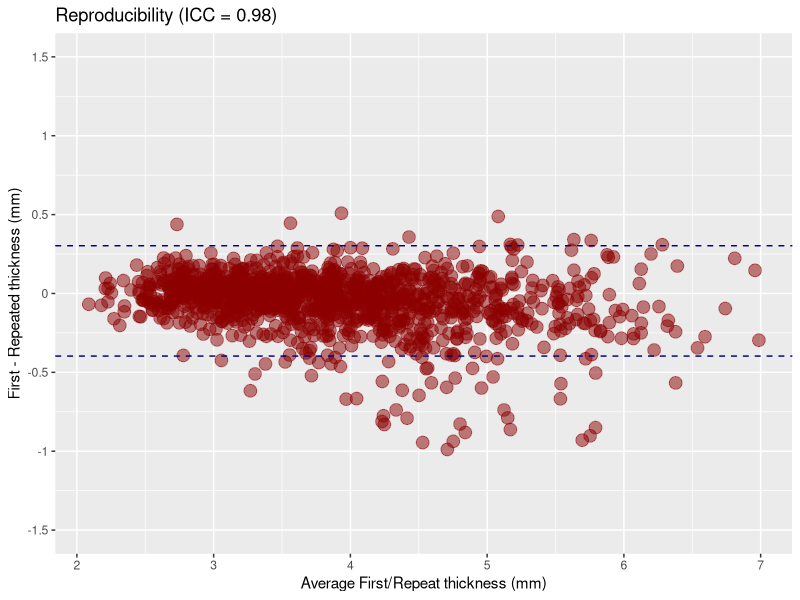

R code for this plot:
library( psych )
library( ggplot2 )

kirby <- read.csv( "../labelresultsK_pairwise.csv" )
oasis <- read.csv( "../labelresultsO_pairwise.csv" )

corticalLabels <- c( "L occipital", "R occipital",
                     "L cingulate", "R cingulate",
                     "L insula",    "R insula",
                     "L temporal pole",   "R temporal pole",
                     "L superior temporal", "R superior temporal",
                     "L infero temporal", "R infero temporal",
                     "L parahippocampal", "R parahippocampal",
                     "L frontal pole",    "R frontal pole",
                     "L superior frontal","R superior frontal",
                     "L middle frontal",  "R middle frontal",
                     "L inferior",        "R inferior",
                     "L orbital frontal", "R orbital frontal",
                     "L precentral",      "R precentral",
                     "L superior parietal", "R superior parietal",
                     "L inferior parietal", "R inferior parietal",
                     "L postcentral",       "R postcentral" )

#
# The repeat scan is listed at every other row, i.e.
#
#    subject 1, scan 1, ...
#    subject 1, scan 2, ...
#    subject 2, scan 1, ...
#    subject 2, scan 2, ...
#

subjectID <- paste0( "S", c( 1:( 0.5 * ( nrow( kirby ) + nrow( oasis ) ) ) ) )
subjectID <- rbind( subjectID, subjectID )

scanOrder <- rep( c( "First", "Repeat" ), 0.5 * ( nrow( kirby ) + nrow( oasis ) ) )

repeatabilityDataFrame <- data.frame( rbind( kirby, oasis ) )
repeatabilityDataFrame$ID <- as.factor( subjectID )
repeatabilityDataFrame$ScanOrder <- as.factor( scanOrder )
repeatabilityDataFrame$SEX <- as.factor( repeatabilityDataFrame$SEX )
repeatabilityDataFrame$SITE <- as.factor( repeatabilityDataFrame$SITE )


iccData <- data.frame( First = as.vector( data.matrix( repeatabilityDataFrame[which( repeatabilityDataFrame$ScanOrder == "First" ), 6:37] ) ),
                       Repeat = as.vector( data.matrix( repeatabilityDataFrame[which( repeatabilityDataFrame$ScanOrder == "Repeat" ), 6:37] ) ) )

iccResults <- ICC( iccData )

# > ICC( iccData)
# Call: ICC(x = iccData)
#
# Intraclass correlation coefficients
#                          type  ICC  F  df1  df2 p lower bound upper bound
# Single_raters_absolute   ICC1 0.95 40 1279 1280 0        0.95        0.96
# Single_random_raters     ICC2 0.95 41 1279 1279 0        0.94        0.96
# Single_fixed_raters      ICC3 0.95 41 1279 1279 0        0.95        0.96
# Average_raters_absolute ICC1k 0.98 40 1279 1280 0        0.97        0.98
# Average_random_raters   ICC2k 0.98 41 1279 1279 0        0.97        0.98
# Average_fixed_raters    ICC3k 0.98 41 1279 1279 0        0.97        0.98
#
#  Number of subjects = 1280     Number of Judges =  2
#
# > iccResults$summary
#               Df Sum Sq Mean Sq F value   Pr(>F)
# subs        1279 1534.0  1.1994   41.45  < 2e-16 ***
# ind            1    1.2  1.2388   42.81 8.71e-11 ***
# Residuals   1279   37.0  0.0289

iccData$Difference <- iccData$First - iccData$Repeat
iccData$Average <- 0.5 * ( iccData$First + iccData$Repeat )

upperLineIntercept <- mean( iccData$Difference ) + 1.96 * sd( iccData$Difference )
lowerLineIntercept <- mean( iccData$Difference ) - 1.96 * sd( iccData$Difference )

repeatabilityPlot <- ggplot( iccData, aes( x = Average, y = Difference ) ) +
                geom_point( colour = "darkred", size = 4, alpha = 0.5 ) +
                geom_hline( aes( yintercept = upperLineIntercept ), colour = "navyblue", linetype = "dashed" ) +
                geom_hline( aes( yintercept = lowerLineIntercept ), colour = "navyblue", linetype = "dashed" ) +
                scale_x_continuous( "Average First/Repeat thickness (mm)" ) +
                scale_y_continuous( "First - Repeated thickness (mm)", breaks = seq( -1.5, 1.5, by = 0.5 ), labels = seq( -1.5, 1.5, by = 0.5 ), limits = c( -1.5, 1.5 ) ) +
                ggtitle( paste0( "Reproducibility (ICC = ", round( iccResults$results[2,2], digits = 2 ), ")" ) )
ggsave( filename = paste( "../figs/reproducibilityBA.pdf", sep = "" ), plot = repeatabilityPlot, width = 8, height = 6, units = 'in' )

################################

repeatabilityError <- 100 * abs( repeatabilityDataFrame[which( repeatabilityDataFrame$ScanOrder == "First" ), 6:37] -
  repeatabilityDataFrame[which( repeatabilityDataFrame$ScanOrder == "Repeat" ), 6:37] ) /
  ( 0.5 * (  repeatabilityDataFrame[which( repeatabilityDataFrame$ScanOrder == "First" ), 6:37] +
    repeatabilityDataFrame[which( repeatabilityDataFrame$ScanOrder == "Repeat" ), 6:37] ) )
repeatabilityError2 <- abs( repeatabilityDataFrame[which( repeatabilityDataFrame$ScanOrder == "First" ), 6:37] -
  repeatabilityDataFrame[which( repeatabilityDataFrame$ScanOrder == "Repeat" ), 6:37] )

errorMeans <- c()
errorStds <- c()
errorMeans2 <- c()
errorStds2 <- c()

for( i in 1:32 )
  {
  errorMeans[i] <- mean( repeatabilityError[,i] )
  errorStds[i] <- sd( repeatabilityError[,i] )
  errorMeans2[i] <- mean( repeatabilityError2[,i] )
  errorStds2[i] <- sd( repeatabilityError2[,i] )
  }

for( i in 1:16 )
  {
  cat( corticalLabels[2 * i - 1], " & $",
    round( errorMeans2[2 * i - 1], digits = 2 ), " \\pm ", round( errorStds2[2 * i - 1], digits = 2 ), "$ & $",
    round( errorMeans2[2 * i], digits = 2 ), " \\pm ", round( errorStds2[2 * i], digits = 2 ), "$ & $",
    round( errorMeans[2 * i - 1], digits = 2 ), " \\pm ", round( errorStds[2 * i - 1], digits = 2 ), "$ & $",
    round( errorMeans[2 * i], digits = 2 ), " \\pm ", round( errorStds[2 * i], digits = 2 ), "$\\\\\n",
    sep = '' );
  }

###################################


# Test:  thickness_difference ~ 1 + SITE + SEX + AGE + VOLUME

repDataFrame <- data.frame()
for( i in seq( 1, nrow( repeatabilityDataFrame ), by = 2 ) )
  {
  if( i == 1 )
    {
    repDataFrame <- repeatabilityDataFrame[i,1:37]
    repDataFrame[1,6:37] <- repeatabilityDataFrame[i,6:37] - repeatabilityDataFrame[i+1,6:37]
    }
  else
    {
    tmp <- repeatabilityDataFrame[i,1:37]
    tmp[1,6:37] <- repeatabilityDataFrame[i,6:37] - repeatabilityDataFrame[i+1,6:37]
    repDataFrame <- rbind( repDataFrame, tmp )
    }
  }
repDataFrame$AVERAGE_DIFF <- rowMeans( repDataFrame[,6:37] )

summary( lm( AVERAGE_DIFF ~ 1 + SITE + SEX + AGE + VOLUME, data = repDataFrame ) )

for( i in 1:32 )
  {
  myformula <- as.formula( paste0( "LABEL_", i, "~ 1 + SITE + SEX + AGE + VOLUME" ) )
  cat( paste0( corticalLabels[i], " ~ 1 + SITE + SEX + AGE + VOLUME" ), "\n" )
  mysummary <- summary( lm( myformula, data = repDataFrame ) )
  print( mysummary$coefficients )
  cat( "------------------------------------------\n" )
  }




qvalues <- c()
meanDifferences <- c()
for( i in 6:37 )
  {
  myTest <- t.test( repeatabilityDataFrame[which( repeatabilityDataFrame$ScanOrder == "First" ), i],
                    repeatabilityDataFrame[which( repeatabilityDataFrame$ScanOrder == "Repeat" ), i],
                    paired = TRUE, conf.int = TRUE )
  qvalues[i-5] <- myTest$p.value
  meanDifferences[i-5] <- myTest$estimate
  }
qvalues <- p.adjust( qvalues, method = "fdr" )
#
for( i in 1:32 )
  {
  cat( corticalLabels[i], ": mean of the differences = ", meanDifferences[i],
       " (q-value = ", qvalues[i], ")\n", sep = '' )
  }

